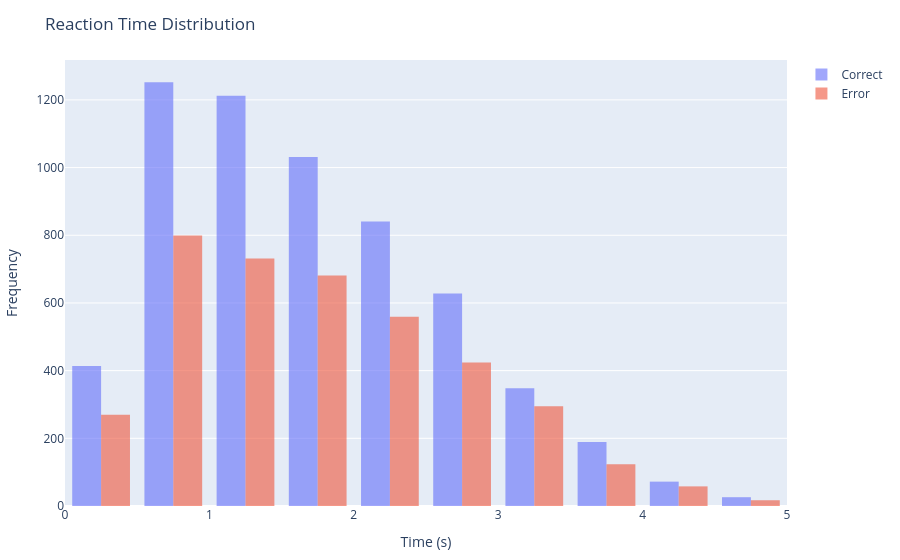
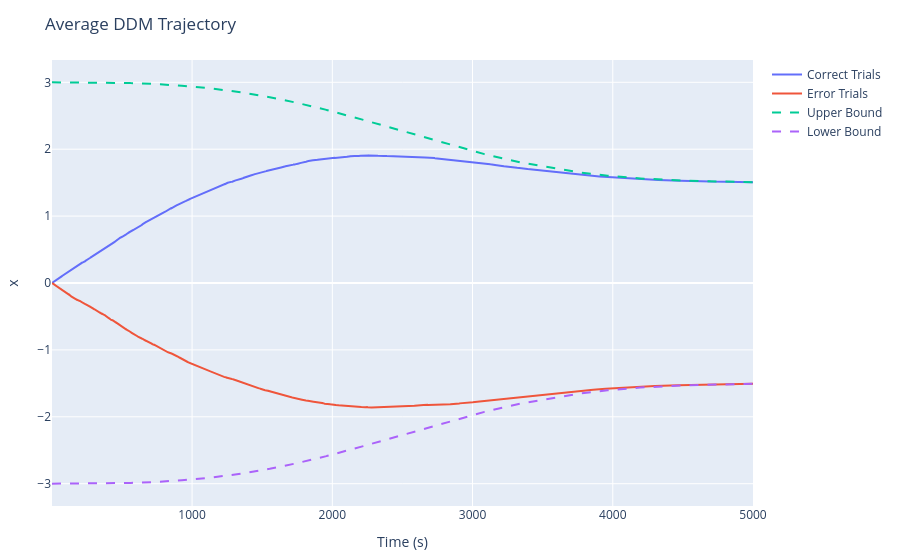

Here is the notebook cell these charts were saved with, in order:
### Markdown cell above
**4)**
Generating the plots

### Code cell
# Reaction Time Histogram
histogram_correct = histogram(x=rts_correct, nbinsx=20, name="Correct", opacity=0.6)
histogram_error = histogram(x=rts_error, nbinsx=20, name="Error", opacity=0.6)

layout_hist = Layout(title="Reaction Time Distribution", xaxis_title="Time (s)", yaxis_title="Frequency", bar_mode="overlay")
display(plot([histogram_correct, histogram_error], layout_hist))

# Average Drifting Trajectories for the 2 choices
trajectory_correct = scatter(x=1:max_t_steps, y=trace_correct, mode="lines", name="Correct Trials")
trajectory_error = scatter(x=1:max_t_steps, y=trace_error, mode="lines", name="Error Trials")
upper_bound = scatter(x=1:max_t_steps, y=bs, mode="lines", name="Upper Bound", line=attr(dash="dash"))
lower_bound = scatter(x=1:max_t_steps, y=.-bs, mode="lines", name="Lower Bound", line=attr(dash="dash"))

layout_traj = Layout(title="Average DDM Trajectory", xaxis_title="Time (s)", yaxis_title="x")

display(plot([trajectory_correct, trajectory_error, upper_bound, lower_bound], layout_traj))


# --- Analysis (Example: Accuracy and Mean RT) ---
accuracy = n_correct / (n_correct + n_error) # Assuming '1' is the correct choice

println("Accuracy: ", accuracy)
println("Mean RT (correct): ", mean(rts_correct))
println("Mean RT (error): ", mean(rts_error))

### Figure 1 — Plotly figure (JSON) as saved in the notebook; plotly's stock layout.template omitted (floating-point values rounded to 4 significant figures; data arrays with more than 128 entries replaced by an {"elided": "..."} marker saying what was removed)
{"data": [{"name": "Correct", "nbinsx": 20, "opacity": 0.6, "type": "histogram", "x": {"elided": "6013 float values"}}, {"name": "Error", "nbinsx": 20, "opacity": 0.6, "type": "histogram", "x": {"elided": "3957 float values"}}], "layout": {"bar": {"mode": "overlay"}, "margin": {"b": 50, "l": 50, "r": 50, "t": 60}, "title": "Reaction Time Distribution", "xaxis": {"title": {"text": "Time (s)"}}, "yaxis": {"title": {"text": "Frequency"}}}}

### Figure 2 — Plotly figure (JSON) as saved in the notebook; plotly's stock layout.template omitted (floating-point values rounded to 4 significant figures; data arrays with more than 128 entries replaced by an {"elided": "..."} marker saying what was removed)
{"data": [{"mode": "lines", "name": "Correct Trials", "type": "scatter", "x": {"elided": "5000 int values"}, "y": {"elided": "5000 float values"}}, {"mode": "lines", "name": "Error Trials", "type": "scatter", "x": {"elided": "5000 int values"}, "y": {"elided": "5000 float values"}}, {"line": {"dash": "dash"}, "mode": "lines", "name": "Upper Bound", "type": "scatter", "x": {"elided": "5000 int values"}, "y": {"elided": "5001 float values"}}, {"line": {"dash": "dash"}, "mode": "lines", "name": "Lower Bound", "type": "scatter", "x": {"elided": "5000 int values"}, "y": {"elided": "5001 float values"}}], "layout": {"margin": {"b": 50, "l": 50, "r": 50, "t": 60}, "title": "Average DDM Trajectory", "xaxis": {"title": {"text": "Time (s)"}}, "yaxis": {"title": {"text": "x"}}}}
